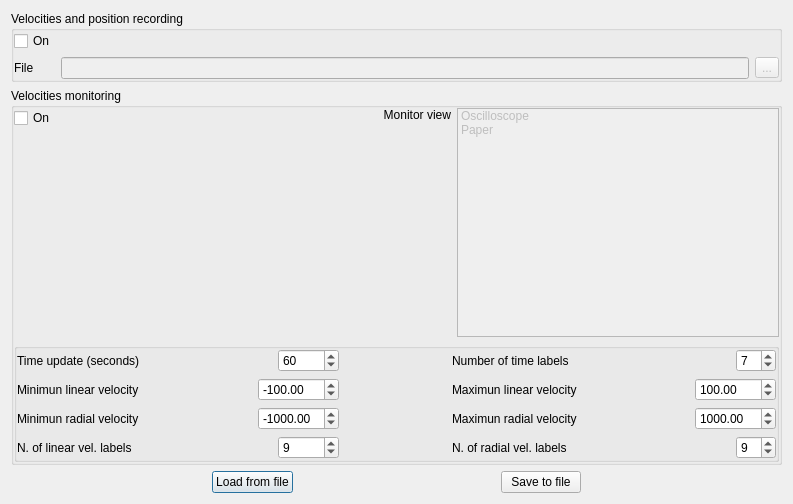
<?xml version="1.0" encoding="UTF-8"?>
<ui version="4.0">
 <class>RobotMonitorsTechTab</class>
 <widget class="QewExtensibleDialog" name="RobotMonitorsTechTab">
  <property name="geometry">
   <rect>
    <x>0</x>
    <y>0</y>
    <width>793</width>
    <height>504</height>
   </rect>
  </property>
  <property name="caption" stdset="0">
   <string>Recording and monitoring</string>
  </property>
  <layout class="QVBoxLayout">
   <item>
    <widget class="QGroupBox" name="GroupBox1">
     <property name="title">
      <string>Velocities and position recording</string>
     </property>
     <layout class="QGridLayout">
      <property name="leftMargin">
       <number>0</number>
      </property>
      <property name="topMargin">
       <number>0</number>
      </property>
      <property name="rightMargin">
       <number>0</number>
      </property>
      <property name="bottomMargin">
       <number>0</number>
      </property>
      <item row="0" column="0">
       <widget class="QCheckBox" name="fileCheckBox">
        <property name="text">
         <string>On</string>
        </property>
        <property name="checked">
         <bool>false</bool>
        </property>
       </widget>
      </item>
      <item row="1" column="0">
       <widget class="QLabel" name="TextLabel3_2">
        <property name="text">
         <string>File</string>
        </property>
        <property name="wordWrap">
         <bool>false</bool>
        </property>
       </widget>
      </item>
      <item row="1" column="1">
       <widget class="QLineEdit" name="vFileLineEdit">
        <property name="enabled">
         <bool>false</bool>
        </property>
       </widget>
      </item>
      <item row="1" column="2">
       <widget class="QToolButton" name="vFileButton">
        <property name="enabled">
         <bool>false</bool>
        </property>
        <property name="text">
         <string>...</string>
        </property>
       </widget>
      </item>
     </layout>
    </widget>
   </item>
   <item>
    <widget class="QGroupBox" name="GroupBox2">
     <property name="title">
      <string>Velocities monitoring</string>
     </property>
     <layout class="QVBoxLayout">
      <property name="leftMargin">
       <number>0</number>
      </property>
      <property name="topMargin">
       <number>0</number>
      </property>
      <property name="rightMargin">
       <number>0</number>
      </property>
      <property name="bottomMargin">
       <number>0</number>
      </property>
      <item>
       <layout class="QHBoxLayout">
        <property name="leftMargin">
         <number>0</number>
        </property>
        <property name="topMargin">
         <number>0</number>
        </property>
        <property name="rightMargin">
         <number>0</number>
        </property>
        <property name="bottomMargin">
         <number>0</number>
        </property>
        <item>
         <layout class="QVBoxLayout">
          <property name="leftMargin">
           <number>0</number>
          </property>
          <property name="topMargin">
           <number>0</number>
          </property>
          <property name="rightMargin">
           <number>0</number>
          </property>
          <property name="bottomMargin">
           <number>0</number>
          </property>
          <item>
           <widget class="QCheckBox" name="monCheckBox">
            <property name="text">
             <string>On</string>
            </property>
            <property name="checked">
             <bool>false</bool>
            </property>
           </widget>
          </item>
          <item>
           <spacer name="spacer17">
            <property name="orientation">
             <enum>Qt::Vertical</enum>
            </property>
            <property name="sizeType">
             <enum>QSizePolicy::Expanding</enum>
            </property>
            <property name="sizeHint" stdset="0">
             <size>
              <width>20</width>
              <height>40</height>
             </size>
            </property>
           </spacer>
          </item>
         </layout>
        </item>
        <item>
         <spacer name="spacer1">
          <property name="orientation">
           <enum>Qt::Horizontal</enum>
          </property>
          <property name="sizeType">
           <enum>QSizePolicy::Expanding</enum>
          </property>
          <property name="sizeHint" stdset="0">
           <size>
            <width>310</width>
            <height>20</height>
           </size>
          </property>
         </spacer>
        </item>
        <item>
         <widget class="QLabel" name="TextLabel2">
          <property name="text">
           <string>Monitor view</string>
          </property>
          <property name="alignment">
           <set>Qt::AlignRight|Qt::AlignTop|Qt::AlignTrailing</set>
          </property>
          <property name="wordWrap">
           <bool>false</bool>
          </property>
         </widget>
        </item>
        <item>
         <widget class="QListWidget" name="viewListBox">
          <property name="enabled">
           <bool>false</bool>
          </property>
          <property name="currentItem" stdset="0">
           <number>-1</number>
          </property>
          <item>
           <property name="text">
            <string>Oscilloscope</string>
           </property>
          </item>
          <item>
           <property name="text">
            <string>Paper</string>
           </property>
          </item>
         </widget>
        </item>
       </layout>
      </item>
      <item>
       <widget class="QGroupBox" name="velsGroupBox">
        <property name="enabled">
         <bool>true</bool>
        </property>
        <property name="title">
         <string/>
        </property>
        <layout class="QGridLayout">
         <property name="leftMargin">
          <number>0</number>
         </property>
         <property name="topMargin">
          <number>0</number>
         </property>
         <property name="rightMargin">
          <number>0</number>
         </property>
         <property name="bottomMargin">
          <number>0</number>
         </property>
         <item row="4" column="0">
          <widget class="QLabel" name="TextLabel2_2_2">
           <property name="text">
            <string>N. of linear vel. labels</string>
           </property>
           <property name="wordWrap">
            <bool>false</bool>
           </property>
          </widget>
         </item>
         <item row="2" column="0" rowspan="2">
          <widget class="QLabel" name="TextLabel1_5_2_3_3">
           <property name="text">
            <string>Minimun radial velocity</string>
           </property>
           <property name="wordWrap">
            <bool>false</bool>
           </property>
          </widget>
         </item>
         <item row="0" column="0">
          <widget class="QLabel" name="TextLabel1_5_2_2">
           <property name="text">
            <string>Time update (seconds)</string>
           </property>
           <property name="wordWrap">
            <bool>false</bool>
           </property>
          </widget>
         </item>
         <item row="1" column="0">
          <widget class="QLabel" name="TextLabel1_5_2_3">
           <property name="text">
            <string>Minimun linear velocity</string>
           </property>
           <property name="wordWrap">
            <bool>false</bool>
           </property>
          </widget>
         </item>
         <item row="1" column="1">
          <spacer name="spacer8">
           <property name="orientation">
            <enum>Qt::Horizontal</enum>
           </property>
           <property name="sizeType">
            <enum>QSizePolicy::Expanding</enum>
           </property>
           <property name="sizeHint" stdset="0">
            <size>
             <width>16</width>
             <height>20</height>
            </size>
           </property>
          </spacer>
         </item>
         <item row="1" column="2" colspan="2">
          <widget class="QDoubleSpinBox" name="minvel_linFloatSpinBox">
           <property name="enabled">
            <bool>true</bool>
           </property>
           <property name="decimals">
            <number>2</number>
           </property>
           <property name="minimum">
            <double>-10000.000000000000000</double>
           </property>
           <property name="maximum">
            <double>10000.000000000000000</double>
           </property>
           <property name="singleStep">
            <double>1.000000000000000</double>
           </property>
           <property name="value">
            <double>-100.000000000000000</double>
           </property>
          </widget>
         </item>
         <item row="0" column="3">
          <widget class="QSpinBox" name="timeupdSpinBox">
           <property name="enabled">
            <bool>true</bool>
           </property>
           <property name="minimum">
            <number>1</number>
           </property>
           <property name="maximum">
            <number>10000</number>
           </property>
           <property name="singleStep">
            <number>30</number>
           </property>
           <property name="value">
            <number>60</number>
           </property>
          </widget>
         </item>
         <item row="4" column="3">
          <widget class="QSpinBox" name="vLinLabelsSpinBox">
           <property name="enabled">
            <bool>true</bool>
           </property>
           <property name="maximum">
            <number>11</number>
           </property>
           <property name="value">
            <number>9</number>
           </property>
          </widget>
         </item>
         <item row="0" column="1" colspan="2">
          <spacer name="spacer7">
           <property name="orientation">
            <enum>Qt::Horizontal</enum>
           </property>
           <property name="sizeType">
            <enum>QSizePolicy::Expanding</enum>
           </property>
           <property name="sizeHint" stdset="0">
            <size>
             <width>60</width>
             <height>20</height>
            </size>
           </property>
          </spacer>
         </item>
         <item row="4" column="1" colspan="2">
          <spacer name="spacer7_2_2">
           <property name="orientation">
            <enum>Qt::Horizontal</enum>
           </property>
           <property name="sizeType">
            <enum>QSizePolicy::Expanding</enum>
           </property>
           <property name="sizeHint" stdset="0">
            <size>
             <width>60</width>
             <height>20</height>
            </size>
           </property>
          </spacer>
         </item>
         <item row="4" column="4">
          <spacer name="spacer2_2_2_2">
           <property name="orientation">
            <enum>Qt::Horizontal</enum>
           </property>
           <property name="sizeType">
            <enum>QSizePolicy::Expanding</enum>
           </property>
           <property name="sizeHint" stdset="0">
            <size>
             <width>16</width>
             <height>20</height>
            </size>
           </property>
          </spacer>
         </item>
         <item row="1" column="4">
          <spacer name="spacer2_2">
           <property name="orientation">
            <enum>Qt::Horizontal</enum>
           </property>
           <property name="sizeType">
            <enum>QSizePolicy::Expanding</enum>
           </property>
           <property name="sizeHint" stdset="0">
            <size>
             <width>16</width>
             <height>20</height>
            </size>
           </property>
          </spacer>
         </item>
         <item row="0" column="4">
          <spacer name="spacer2">
           <property name="orientation">
            <enum>Qt::Horizontal</enum>
           </property>
           <property name="sizeType">
            <enum>QSizePolicy::Expanding</enum>
           </property>
           <property name="sizeHint" stdset="0">
            <size>
             <width>16</width>
             <height>20</height>
            </size>
           </property>
          </spacer>
         </item>
         <item row="2" column="5" rowspan="2" colspan="3">
          <widget class="QLabel" name="TextLabel1_5_2_3_2_2">
           <property name="text">
            <string>Maximun radial velocity</string>
           </property>
           <property name="wordWrap">
            <bool>false</bool>
           </property>
          </widget>
         </item>
         <item row="4" column="5">
          <widget class="QLabel" name="TextLabel2_2_2_2">
           <property name="text">
            <string>N. of radial vel. labels</string>
           </property>
           <property name="wordWrap">
            <bool>false</bool>
           </property>
          </widget>
         </item>
         <item row="0" column="5">
          <widget class="QLabel" name="TextLabel2_2">
           <property name="text">
            <string>Number of time labels</string>
           </property>
           <property name="wordWrap">
            <bool>false</bool>
           </property>
          </widget>
         </item>
         <item row="1" column="5" colspan="2">
          <widget class="QLabel" name="TextLabel1_5_2_3_2">
           <property name="text">
            <string>Maximun linear velocity</string>
           </property>
           <property name="wordWrap">
            <bool>false</bool>
           </property>
          </widget>
         </item>
         <item row="1" column="7">
          <spacer name="spacer7_2_2_2_2">
           <property name="orientation">
            <enum>Qt::Horizontal</enum>
           </property>
           <property name="sizeType">
            <enum>QSizePolicy::Expanding</enum>
           </property>
           <property name="sizeHint" stdset="0">
            <size>
             <width>16</width>
             <height>20</height>
            </size>
           </property>
          </spacer>
         </item>
         <item row="3" column="1">
          <spacer name="spacer7_2">
           <property name="orientation">
            <enum>Qt::Horizontal</enum>
           </property>
           <property name="sizeType">
            <enum>QSizePolicy::Expanding</enum>
           </property>
           <property name="sizeHint" stdset="0">
            <size>
             <width>20</width>
             <height>20</height>
            </size>
           </property>
          </spacer>
         </item>
         <item row="2" column="2" rowspan="2" colspan="2">
          <widget class="QDoubleSpinBox" name="minvel_radFloatSpinBox">
           <property name="enabled">
            <bool>true</bool>
           </property>
           <property name="decimals">
            <number>2</number>
           </property>
           <property name="minimum">
            <double>-10000.000000000000000</double>
           </property>
           <property name="maximum">
            <double>10000.100000000000364</double>
           </property>
           <property name="singleStep">
            <double>10.000000000000000</double>
           </property>
           <property name="value">
            <double>-1000.000000000000000</double>
           </property>
          </widget>
         </item>
         <item row="3" column="4">
          <spacer name="spacer2_2_2">
           <property name="orientation">
            <enum>Qt::Horizontal</enum>
           </property>
           <property name="sizeType">
            <enum>QSizePolicy::Expanding</enum>
           </property>
           <property name="sizeHint" stdset="0">
            <size>
             <width>16</width>
             <height>20</height>
            </size>
           </property>
          </spacer>
         </item>
         <item row="3" column="7">
          <spacer name="spacer7_2_2_2_3">
           <property name="orientation">
            <enum>Qt::Horizontal</enum>
           </property>
           <property name="sizeType">
            <enum>QSizePolicy::Expanding</enum>
           </property>
           <property name="sizeHint" stdset="0">
            <size>
             <width>16</width>
             <height>20</height>
            </size>
           </property>
          </spacer>
         </item>
         <item row="2" column="8" rowspan="2" colspan="2">
          <widget class="QDoubleSpinBox" name="maxvel_radFloatSpinBox">
           <property name="enabled">
            <bool>true</bool>
           </property>
           <property name="decimals">
            <number>2</number>
           </property>
           <property name="minimum">
            <double>-1000.000000000000000</double>
           </property>
           <property name="maximum">
            <double>1000.009999999999991</double>
           </property>
           <property name="singleStep">
            <double>10.000000000000000</double>
           </property>
           <property name="value">
            <double>1000.000000000000000</double>
           </property>
          </widget>
         </item>
         <item row="1" column="8" colspan="2">
          <widget class="QDoubleSpinBox" name="maxvel_linFloatSpinBox">
           <property name="enabled">
            <bool>true</bool>
           </property>
           <property name="decimals">
            <number>2</number>
           </property>
           <property name="minimum">
            <double>-10000.000000000000000</double>
           </property>
           <property name="maximum">
            <double>10000.000000000000000</double>
           </property>
           <property name="singleStep">
            <double>1.000000000000000</double>
           </property>
           <property name="value">
            <double>100.000000000000000</double>
           </property>
          </widget>
         </item>
         <item row="0" column="9">
          <widget class="QSpinBox" name="tLabelsSpinBox">
           <property name="enabled">
            <bool>true</bool>
           </property>
           <property name="maximum">
            <number>9</number>
           </property>
           <property name="value">
            <number>7</number>
           </property>
          </widget>
         </item>
         <item row="4" column="9">
          <widget class="QSpinBox" name="vRadLabelsSpinBox">
           <property name="enabled">
            <bool>true</bool>
           </property>
           <property name="maximum">
            <number>11</number>
           </property>
           <property name="value">
            <number>9</number>
           </property>
          </widget>
         </item>
         <item row="0" column="6" colspan="3">
          <spacer name="spacer7_2_2_2">
           <property name="orientation">
            <enum>Qt::Horizontal</enum>
           </property>
           <property name="sizeType">
            <enum>QSizePolicy::Expanding</enum>
           </property>
           <property name="sizeHint" stdset="0">
            <size>
             <width>90</width>
             <height>20</height>
            </size>
           </property>
          </spacer>
         </item>
         <item row="4" column="6" colspan="3">
          <spacer name="spacer7_2_2_2_4">
           <property name="orientation">
            <enum>Qt::Horizontal</enum>
           </property>
           <property name="sizeType">
            <enum>QSizePolicy::Expanding</enum>
           </property>
           <property name="sizeHint" stdset="0">
            <size>
             <width>90</width>
             <height>20</height>
            </size>
           </property>
          </spacer>
         </item>
        </layout>
       </widget>
      </item>
     </layout>
    </widget>
   </item>
   <item>
    <layout class="QHBoxLayout">
     <property name="leftMargin">
      <number>0</number>
     </property>
     <property name="topMargin">
      <number>0</number>
     </property>
     <property name="rightMargin">
      <number>0</number>
     </property>
     <property name="bottomMargin">
      <number>0</number>
     </property>
     <item>
      <spacer name="spacer15">
       <property name="orientation">
        <enum>Qt::Horizontal</enum>
       </property>
       <property name="sizeType">
        <enum>QSizePolicy::Expanding</enum>
       </property>
       <property name="sizeHint" stdset="0">
        <size>
         <width>40</width>
         <height>20</height>
        </size>
       </property>
      </spacer>
     </item>
     <item>
      <widget class="QPushButton" name="loadFileButton">
       <property name="text">
        <string>Load from file</string>
       </property>
      </widget>
     </item>
     <item>
      <spacer name="spacer15_2">
       <property name="orientation">
        <enum>Qt::Horizontal</enum>
       </property>
       <property name="sizeType">
        <enum>QSizePolicy::Expanding</enum>
       </property>
       <property name="sizeHint" stdset="0">
        <size>
         <width>16</width>
         <height>20</height>
        </size>
       </property>
      </spacer>
     </item>
     <item>
      <widget class="QPushButton" name="saveFileButton">
       <property name="text">
        <string>Save to file</string>
       </property>
      </widget>
     </item>
     <item>
      <spacer name="spacer16">
       <property name="orientation">
        <enum>Qt::Horizontal</enum>
       </property>
       <property name="sizeType">
        <enum>QSizePolicy::Expanding</enum>
       </property>
       <property name="sizeHint" stdset="0">
        <size>
         <width>100</width>
         <height>20</height>
        </size>
       </property>
      </spacer>
     </item>
    </layout>
   </item>
  </layout>
 </widget>
 <layoutdefault spacing="6" margin="11"/>
 
 <customwidgets>
  <customwidget>
   <class>QewExtensibleDialog</class>
   <extends>QDialog</extends>
   <header>qewextensibledialog.h</header>
   <container>1</container>
  </customwidget>
 </customwidgets>
 <tabstops>
  <tabstop>fileCheckBox</tabstop>
  <tabstop>vFileLineEdit</tabstop>
  <tabstop>monCheckBox</tabstop>
  <tabstop>viewListBox</tabstop>
  <tabstop>timeupdSpinBox</tabstop>
  <tabstop>tLabelsSpinBox</tabstop>
  <tabstop>minvel_linFloatSpinBox</tabstop>
  <tabstop>maxvel_linFloatSpinBox</tabstop>
  <tabstop>minvel_radFloatSpinBox</tabstop>
  <tabstop>maxvel_radFloatSpinBox</tabstop>
  <tabstop>vLinLabelsSpinBox</tabstop>
  <tabstop>vRadLabelsSpinBox</tabstop>
  <tabstop>saveFileButton</tabstop>
 </tabstops>
 <includes>
  <include location="local">/usr/include/qew5/qewextensibledialog.h</include>
 </includes>
 <resources/>
 <connections/>
</ui>
